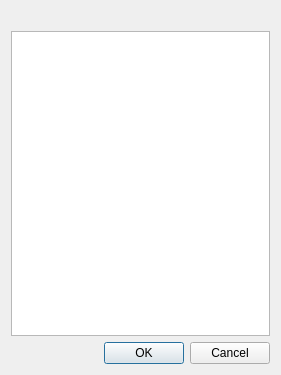
<?xml version="1.0" encoding="UTF-8"?>
<ui version="4.0">
 <class>GetTextDialog</class>
 <widget class="QDialog" name="GetTextDialog">
  <property name="geometry">
   <rect>
    <x>0</x>
    <y>0</y>
    <width>281</width>
    <height>375</height>
   </rect>
  </property>
  <property name="windowTitle">
   <string/>
  </property>
  <layout class="QVBoxLayout" name="verticalLayout">
   <item>
    <widget class="QLabel" name="label">
     <property name="text">
      <string/>
     </property>
    </widget>
   </item>
   <item>
    <widget class="QTextEdit" name="textEdit_2"/>
   </item>
   <item>
    <widget class="QDialogButtonBox" name="buttonBox">
     <property name="orientation">
      <enum>Qt::Horizontal</enum>
     </property>
     <property name="standardButtons">
      <set>QDialogButtonBox::Cancel|QDialogButtonBox::Ok</set>
     </property>
    </widget>
   </item>
  </layout>
 </widget>
 <resources/>
 <connections>
  <connection>
   <sender>buttonBox</sender>
   <signal>accepted()</signal>
   <receiver>GetTextDialog</receiver>
   <slot>accept()</slot>
   <hints>
    <hint type="sourcelabel">
     <x>248</x>
     <y>254</y>
    </hint>
    <hint type="destinationlabel">
     <x>157</x>
     <y>274</y>
    </hint>
   </hints>
  </connection>
  <connection>
   <sender>buttonBox</sender>
   <signal>rejected()</signal>
   <receiver>GetTextDialog</receiver>
   <slot>reject()</slot>
   <hints>
    <hint type="sourcelabel">
     <x>316</x>
     <y>260</y>
    </hint>
    <hint type="destinationlabel">
     <x>286</x>
     <y>274</y>
    </hint>
   </hints>
  </connection>
 </connections>
</ui>
